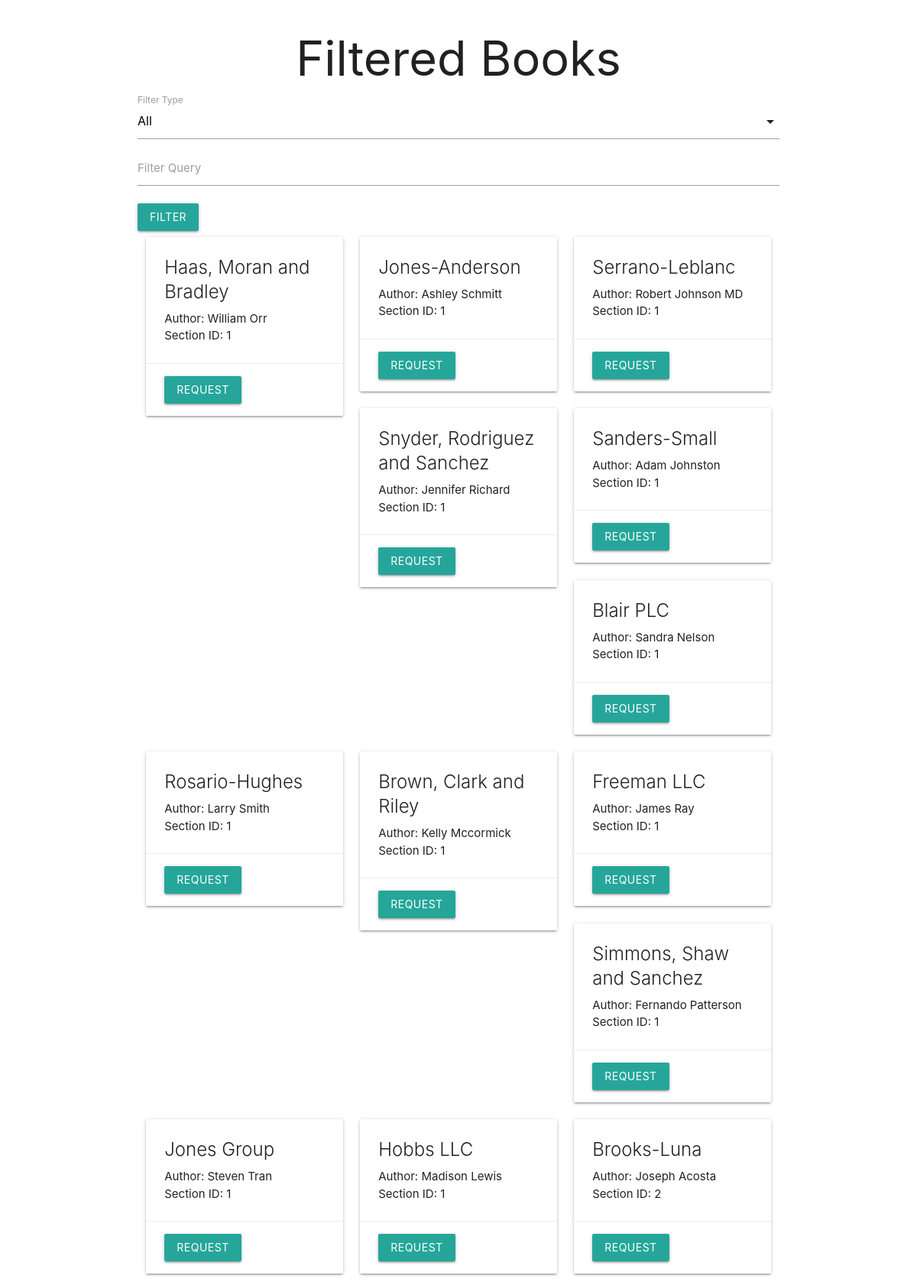
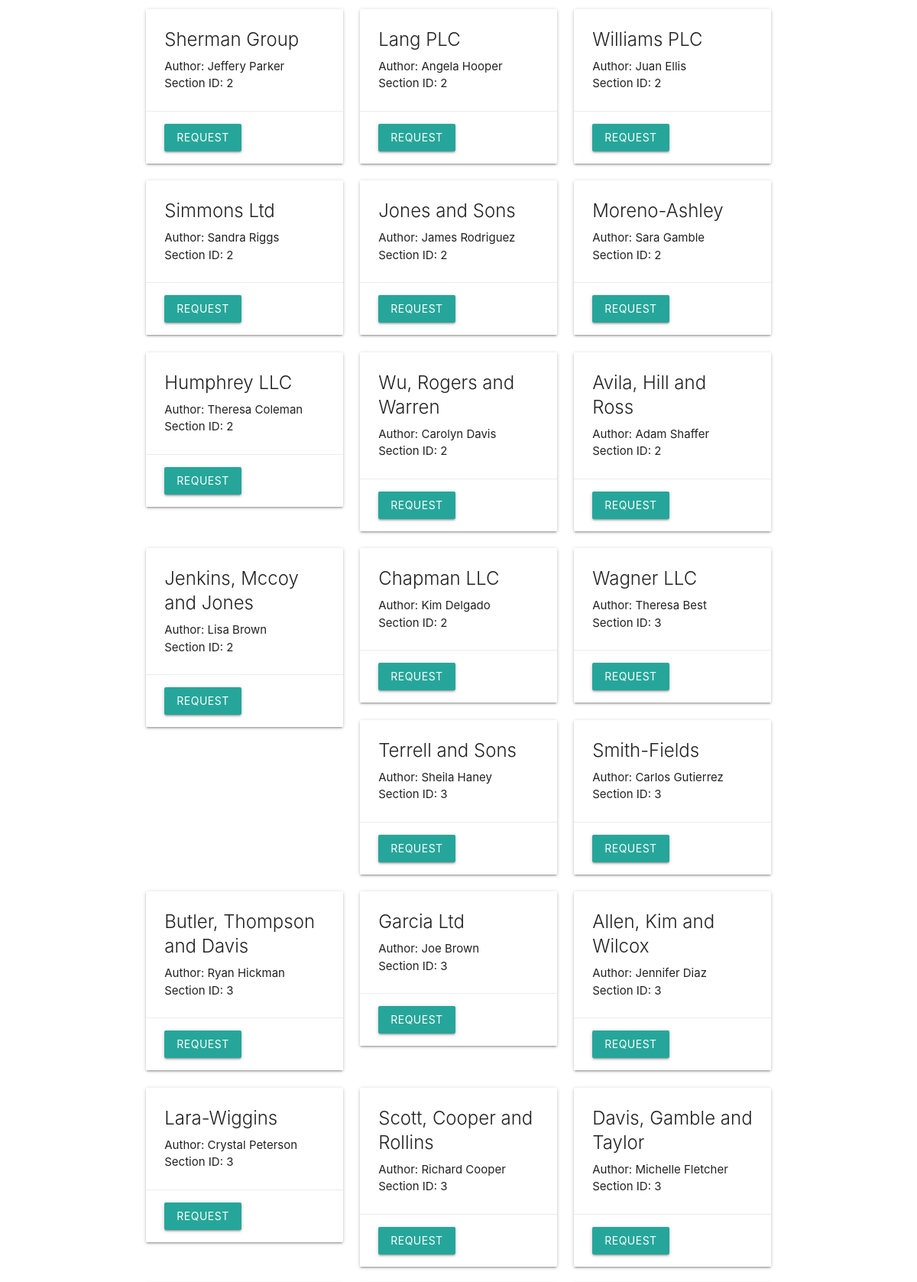
Screenshot of /books/filter (upper part) with the database file from the repository (2 pictures, top to bottom).
### models.py (models this page shows, shortened)
class Book(db.Model):
    __table_name__ = "book"
    id = Column(Integer, primary_key=True)
    name = Column(String(100), nullable=False)
    content = Column(Text, nullable=False)
    author = Column(String(100), nullable=False)
    section_id = Column(Integer, ForeignKey('section.id'), nullable=False)
    user_books = db.relationship('UserBook', back_populates='book', lazy=True)

### app.py (the view)
@app.route('/books/filter', methods=['GET'])
def list_books_by_filter():
    filter_type = request.args.get('filter_type', 'all')
    query = request.args.get('query', '')
    sections = Section.query.all()
    if filter_type == 'section':
        section_id = request.args.get('section_id')
        books = Book.query.filter(Book.section_id == section_id).all()
    elif filter_type == 'author':
        books = Book.query.filter(Book.author.ilike(f"%{query}%")).all()
    else:
        books = Book.query.filter(or_(Book.name.ilike(f"%{query}%"), Book.author.ilike(f"%{query}%"))).all()
    return render_template('books/books_filter.html', books=books, sections=sections, filter_type=filter_type, query=query)

### templates/books/books_filter.html (shortened to what this page needs)
<!DOCTYPE html>
<html lang="en">
<head>
    <link rel="stylesheet" href="https://cdnjs.cloudflare.com/ajax/libs/materialize/1.0.0/css/materialize.min.css">
</head>
<body>
    <div class="container">
        <h1 class="center-align">Filtered Books</h1>
        <form action="/books/filter" method="GET">
            <div class="input-field">
                <label for="filter_type">Filter Type</label>
            </div>
            <div class="input-field" id="query_input" style="display: {% if filter_type != 'section' %}block{% else %}none{% endif %};">
                <input type="text" name="query" id="query" value="{{ query }}">
                <label for="query">Filter Query</label>
            </div>
            <button class="btn waves-effect waves-light" type="submit">Filter</button>
        </form>
        <div class="row">
            {% for book in books %}
            <div class="col s12 m6 l4">
                <div class="card">
                    <div class="card-content">
                        <span class="card-title">{{ book.name }}</span>
                        <p>Author: {{ book.author }}</p>
                        <p>Section ID: {{ book.section_id }}</p>
                    </div>
                    <div class="card-action">
                        <a href="{{ url_for('request_book', book_id=book.id) }}" class="btn waves-effect waves-light">Request</a>
                    </div>
                </div>
            </div>
            {% endfor %}
        </div>
    </div>
</body>
</html>

### rows the page displays
Book: name "Haas, Moran and Bradley", author "William Orr", section_id "1"
Book: name "Jones-Anderson", author "Ashley Schmitt", section_id "1"
Book: name "Serrano-Leblanc", author "Robert Johnson MD", section_id "1"
Book: name "Snyder, Rodriguez and Sanchez", author "Jennifer Richard", section_id "1"
Book: name "Sanders-Small", author "Adam Johnston", section_id "1"
Book: name "Blair PLC", author "Sandra Nelson", section_id "1"
Book: name "Rosario-Hughes", author "Larry Smith", section_id "1"
Book: name "Brown, Clark and Riley", author "Kelly Mccormick", section_id "1"
Book: name "Freeman LLC", author "James Ray", section_id "1"
Book: name "Simmons, Shaw and Sanchez", author "Fernando Patterson", section_id "1"
Book: name "Jones Group", author "Steven Tran", section_id "1"
Book: name "Hobbs LLC", author "Madison Lewis", section_id "1"
Book: name "Brooks-Luna", author "Joseph Acosta", section_id "2"
Book: name "Sherman Group", author "Jeffery Parker", section_id "2"
Book: name "Lang PLC", author "Angela Hooper", section_id "2"
Book: name "Williams PLC", author "Juan Ellis", section_id "2"
Book: name "Simmons Ltd", author "Sandra Riggs", section_id "2"
Book: name "Jones and Sons", author "James Rodriguez", section_id "2"
Book: name "Moreno-Ashley", author "Sara Gamble", section_id "2"
Book: name "Humphrey LLC", author "Theresa Coleman", section_id "2"
Book: name "Wu, Rogers and Warren", author "Carolyn Davis", section_id "2"
Book: name "Avila, Hill and Ross", author "Adam Shaffer", section_id "2"
Book: name "Jenkins, Mccoy and Jones", author "Lisa Brown", section_id "2"
Book: name "Chapman LLC", author "Kim Delgado", section_id "2"
Book: name "Wagner LLC", author "Theresa Best", section_id "3"
Book: name "Terrell and Sons", author "Sheila Haney", section_id "3"
Book: name "Smith-Fields", author "Carlos Gutierrez", section_id "3"
Book: name "Butler, Thompson and Davis", author "Ryan Hickman", section_id "3"
Book: name "Garcia Ltd", author "Joe Brown", section_id "3"
Book: name "Allen, Kim and Wilcox", author "Jennifer Diaz", section_id "3"
Book: name "Lara-Wiggins", author "Crystal Peterson", section_id "3"
Book: name "Scott, Cooper and Rollins", author "Richard Cooper", section_id "3"
Book: name "Davis, Gamble and Taylor", author "Michelle Fletcher", section_id "3"
